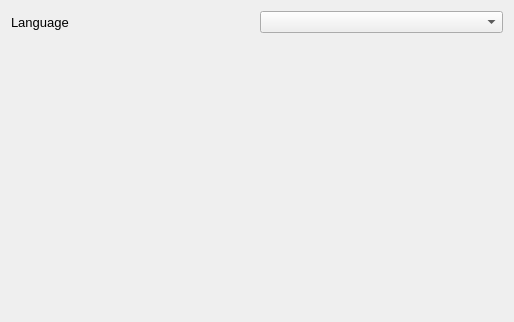
<?xml version="1.0" encoding="UTF-8"?>
<ui version="4.0">
 <class>SettingGeneralSection</class>
 <widget class="QWidget" name="SettingGeneralSection">
  <property name="geometry">
   <rect>
    <x>0</x>
    <y>0</y>
    <width>514</width>
    <height>322</height>
   </rect>
  </property>
  <property name="windowTitle">
   <string>Form</string>
  </property>
  <layout class="QGridLayout" name="gridLayout">
   <item row="0" column="2">
    <widget class="QComboBox" name="comboBox"/>
   </item>
   <item row="0" column="0">
    <widget class="QLabel" name="label">
     <property name="font">
      <font>
       <pointsize>10</pointsize>
       <weight>50</weight>
       <bold>false</bold>
      </font>
     </property>
     <property name="text">
      <string>Language</string>
     </property>
    </widget>
   </item>
   <item row="1" column="2">
    <spacer name="verticalSpacer">
     <property name="orientation">
      <enum>Qt::Vertical</enum>
     </property>
     <property name="sizeHint" stdset="0">
      <size>
       <width>20</width>
       <height>40</height>
      </size>
     </property>
    </spacer>
   </item>
  </layout>
 </widget>
 <resources/>
 <connections/>
</ui>
